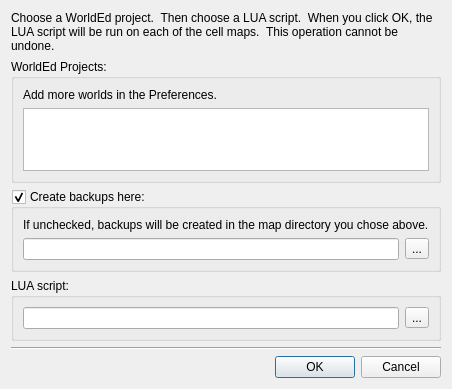
<?xml version="1.0" encoding="UTF-8"?>
<ui version="4.0">
 <class>LuaWorldDialog</class>
 <widget class="QDialog" name="LuaWorldDialog">
  <property name="geometry">
   <rect>
    <x>0</x>
    <y>0</y>
    <width>408</width>
    <height>389</height>
   </rect>
  </property>
  <property name="windowTitle">
   <string>Run LUA On World</string>
  </property>
  <layout class="QGridLayout" name="gridLayout" rowstretch="0,0,0,0,0,0,0">
   <item row="0" column="0">
    <widget class="QLabel" name="label">
     <property name="text">
      <string>Choose a WorldEd project.  Then choose a LUA script.  When you click OK, the LUA script will be run on each of the cell maps.  This operation cannot be undone.</string>
     </property>
     <property name="wordWrap">
      <bool>true</bool>
     </property>
    </widget>
   </item>
   <item row="5" column="0">
    <widget class="Line" name="line">
     <property name="orientation">
      <enum>Qt::Horizontal</enum>
     </property>
    </widget>
   </item>
   <item row="6" column="0">
    <widget class="QDialogButtonBox" name="buttonBox">
     <property name="standardButtons">
      <set>QDialogButtonBox::Cancel|QDialogButtonBox::Ok</set>
     </property>
    </widget>
   </item>
   <item row="3" column="0">
    <widget class="QGroupBox" name="groupBox_2">
     <property name="title">
      <string>LUA script:</string>
     </property>
     <layout class="QGridLayout" name="gridLayout_2">
      <item row="0" column="0">
       <layout class="QHBoxLayout" name="horizontalLayout_3">
        <item>
         <widget class="QLineEdit" name="scriptEdit">
          <property name="readOnly">
           <bool>true</bool>
          </property>
         </widget>
        </item>
        <item>
         <widget class="QToolButton" name="scriptBrowse">
          <property name="text">
           <string>...</string>
          </property>
         </widget>
        </item>
       </layout>
      </item>
     </layout>
    </widget>
   </item>
   <item row="2" column="0">
    <widget class="QGroupBox" name="backupsGroupBox">
     <property name="title">
      <string>Create backups here:</string>
     </property>
     <property name="checkable">
      <bool>true</bool>
     </property>
     <layout class="QGridLayout" name="gridLayout_3">
      <item row="1" column="0">
       <layout class="QHBoxLayout" name="horizontalLayout_4">
        <item>
         <widget class="QLineEdit" name="backupsEdit">
          <property name="readOnly">
           <bool>true</bool>
          </property>
         </widget>
        </item>
        <item>
         <widget class="QToolButton" name="backupsBrowse">
          <property name="text">
           <string>...</string>
          </property>
         </widget>
        </item>
       </layout>
      </item>
      <item row="0" column="0">
       <widget class="QLabel" name="label_2">
        <property name="text">
         <string>If unchecked, backups will be created in the map directory you chose above.</string>
        </property>
       </widget>
      </item>
     </layout>
    </widget>
   </item>
   <item row="1" column="0">
    <widget class="QGroupBox" name="groupBox">
     <property name="title">
      <string>WorldEd Projects:</string>
     </property>
     <layout class="QVBoxLayout" name="verticalLayout">
      <item>
       <widget class="QLabel" name="label_3">
        <property name="text">
         <string>Add more worlds in the Preferences.</string>
        </property>
       </widget>
      </item>
      <item>
       <widget class="QListWidget" name="listPZW">
        <property name="maximumSize">
         <size>
          <width>16777215</width>
          <height>96</height>
         </size>
        </property>
       </widget>
      </item>
     </layout>
    </widget>
   </item>
   <item row="4" column="0">
    <spacer name="verticalSpacer">
     <property name="orientation">
      <enum>Qt::Vertical</enum>
     </property>
     <property name="sizeHint" stdset="0">
      <size>
       <width>20</width>
       <height>40</height>
      </size>
     </property>
    </spacer>
   </item>
  </layout>
 </widget>
 <resources/>
 <connections>
  <connection>
   <sender>buttonBox</sender>
   <signal>accepted()</signal>
   <receiver>LuaWorldDialog</receiver>
   <slot>accept()</slot>
   <hints>
    <hint type="sourcelabel">
     <x>284</x>
     <y>439</y>
    </hint>
    <hint type="destinationlabel">
     <x>401</x>
     <y>319</y>
    </hint>
   </hints>
  </connection>
  <connection>
   <sender>buttonBox</sender>
   <signal>rejected()</signal>
   <receiver>LuaWorldDialog</receiver>
   <slot>reject()</slot>
   <hints>
    <hint type="sourcelabel">
     <x>356</x>
     <y>439</y>
    </hint>
    <hint type="destinationlabel">
     <x>402</x>
     <y>360</y>
    </hint>
   </hints>
  </connection>
 </connections>
</ui>
